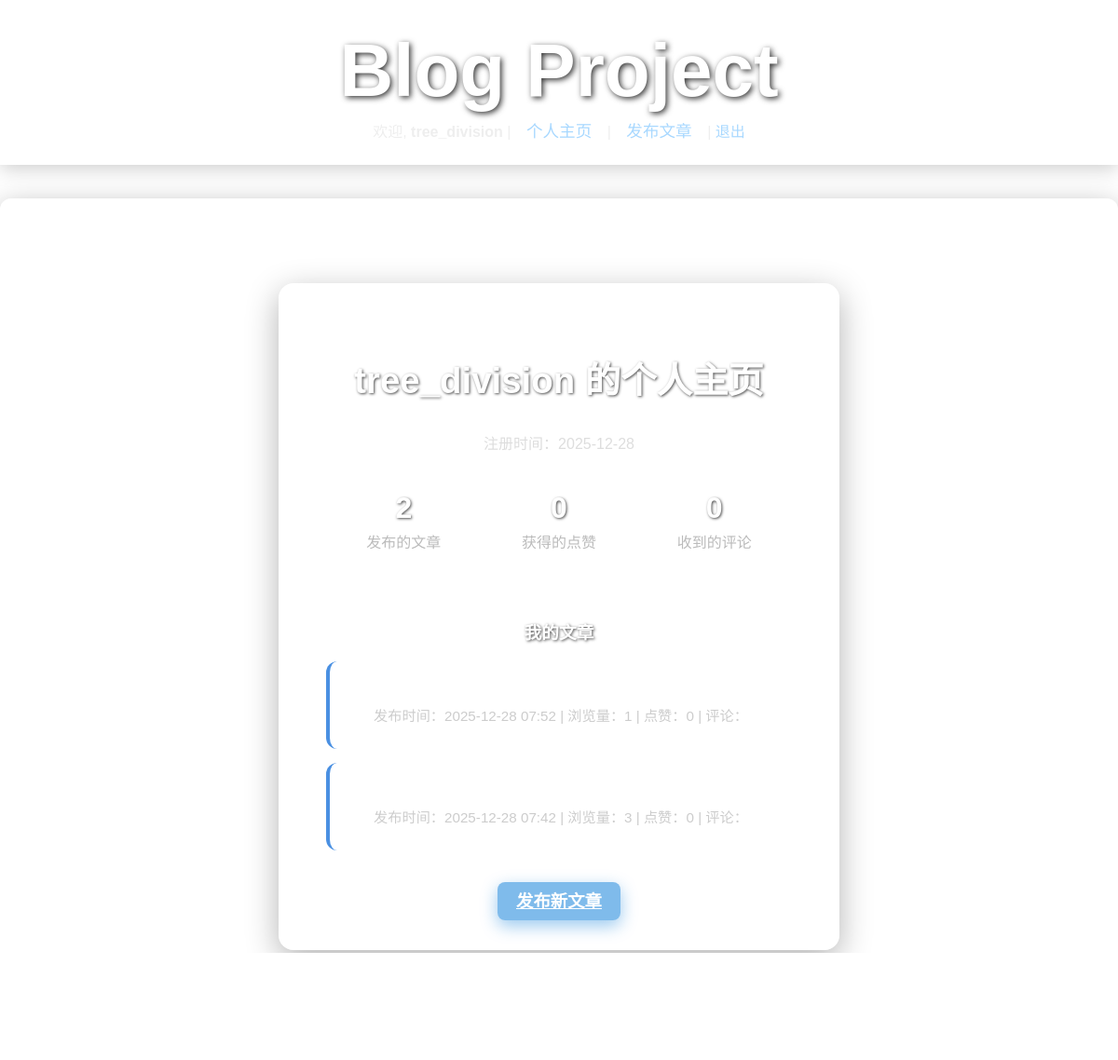
/profile/tree_division/ (signed in), run on an earlier commit of the app's database.
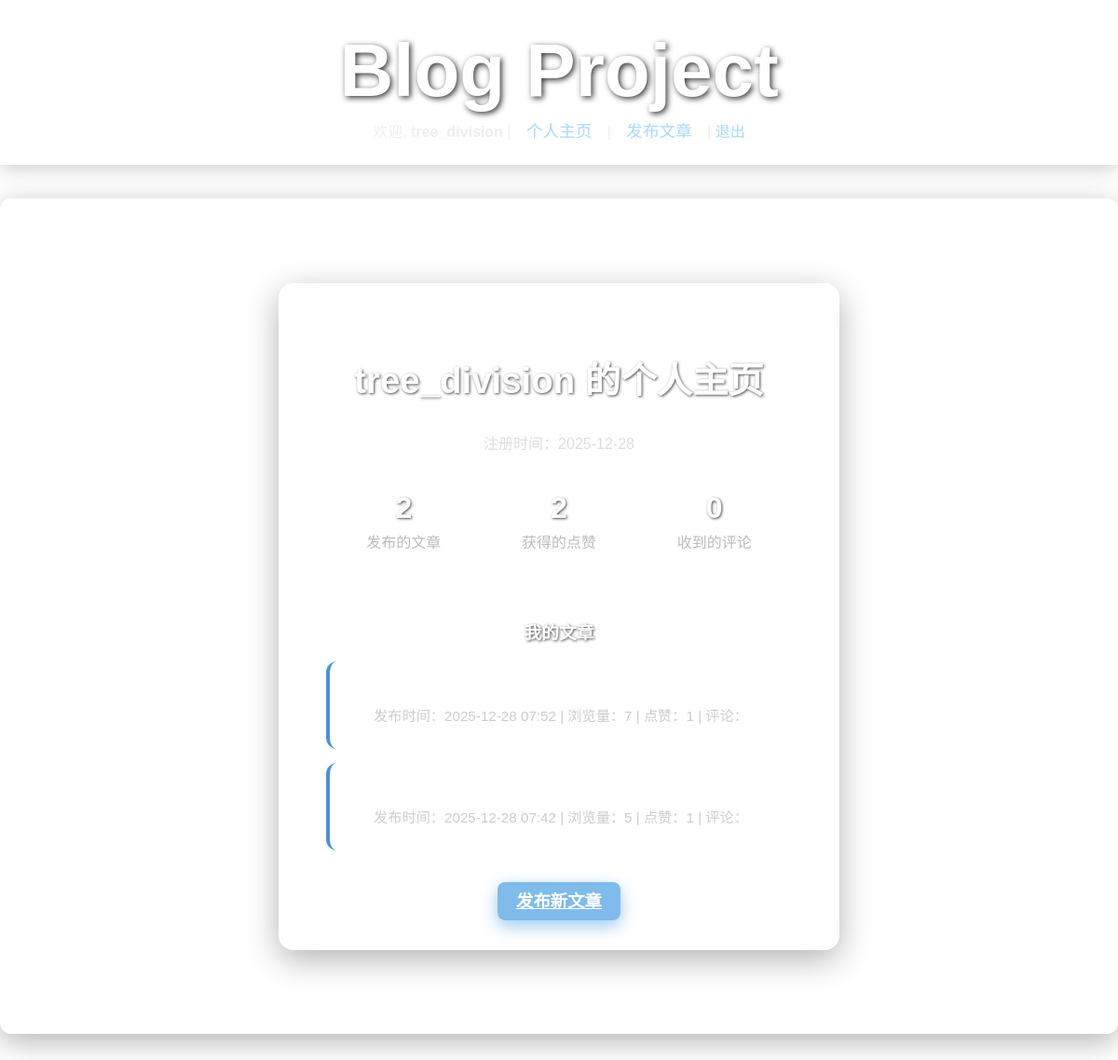
And on a later commit of the database.
### blog/models.py (models this page shows, shortened)
class BlogPost(models.Model):
    title = models.CharField(max_length=200)
    text = models.TextField()
    date_added = models.DateTimeField(auto_now_add=True)
    owner = models.ForeignKey(User, on_delete=models.CASCADE)
    cover_image = models.ImageField(upload_to='covers/', blank=True, null=True)
    views = models.PositiveIntegerField(default=0)
    tags = models.CharField(max_length=200, blank=True)
    likes = models.ManyToManyField(User, related_name='blogpost_likes', blank=True)
    class Meta:
        ordering = ['-date_added']

### blog/views.py (the view)
# urls.py: path('profile/<str:username>/', views.profile, name='profile'),
@login_required
def profile(request, username):
    user = get_object_or_404(User, username=username)
    posts = user.blogpost_set.all()  # 这应该使用 owner 而不是 blogpost_set
    total_posts = posts.count()
    total_likes = sum(post.likes.count() for post in posts)
    total_comments = sum(post.post_comments.count() for post in posts)
    total_views = sum(post.views for post in posts)
    return render(request, 'blog/profile.html', {
        'profile_user': user,
        'posts': posts,
        'total_posts': total_posts,
        'total_likes': total_likes,
        'total_comments': total_comments,
        'total_views': total_views,  # 添加浏览量
    })

### templates/blog/profile.html (shortened to what this page needs)
{% extends "base.html" %}
{% load static %}
{% block content %}
<div class="page-card">
    <h2>{{ profile_user.username }} 的个人主页</h2>
    <div style="text-align: center; margin-bottom: 30px; color: #ddd;">
        <p>注册时间：{{ profile_user.date_joined|date:"Y-m-d" }}</p>
    </div>
    <div style="display: flex; justify-content: space-around; margin: 30px 0; flex-wrap: wrap;">
        <div style="text-align: center; min-width: 120px; margin: 10px;">
            <h3 style="margin: 0; font-size: 2em; color: #fff;">{{ total_posts }}</h3>
            <p style="margin: 5px 0 0; color: #bbb;">发布的文章</p>
        </div>
        <div style="text-align: center; min-width: 120px; margin: 10px;">
            <h3 style="margin: 0; font-size: 2em; color: #fff;">{{ total_likes }}</h3>
            <p style="margin: 5px 0 0; color: #bbb;">获得的点赞</p>
        </div>
        <div style="text-align: center; min-width: 120px; margin: 10px;">
            <h3 style="margin: 0; font-size: 2em; color: #fff;">{{ total_comments }}</h3>
            <p style="margin: 5px 0 0; color: #bbb;">收到的评论</p>
        </div>
    </div>
    <h3 style="border-top: 1px solid rgba(255,255,255,0.2); padding-top: 20px; margin-top: 40px;">
        我的文章
    </h3>
    {% if posts %}
        {% for post in posts %}
        <div style="background: rgba(255,255,255,0.08); margin: 15px 0; padding: 18px; border-radius: 12px; border-left: 4px solid #4a90e2;">
            <h4 style="margin: 0 0 10px 0;">
                <a href="{% url 'blog:post_detail' post.pk %}" style="color: #fff; text-decoration: none;">
                </a>
            </h4>
            <p style="margin: 8px 0; color: #ccc; font-size: 0.95em;">
                发布时间：{{ post.date_added|date:"Y-m-d H:i" }} | 浏览量：{{ post.views }} | 点赞：{{ post.likes.count }} | 评论：{{ post.comments.count }}
            </p>
        </div>
        {% endfor %}
    {% else %}
        <p style="text-align: center; color: #aaa; font-style: italic; margin: 30px 0;">
            还没有发布任何文章～
        </p>
    {% endif %}
    {% if user == profile_user %}
        <div class="form-actions" style="text-align: center; margin-top: 40px;">
            <a href="{% url 'blog:post_new' %}" class="btn-primary">
                发布新文章
            </a>
        </div>
    {% endif %}
</div>
{% endblock %}

What changed in the data, as far as the page shows it:
changed BlogPost (number 1 of 2 on the later page): views "1" → "7"; likes.count "0" → "1"
changed BlogPost (number 2 of 2 on the later page): views "3" → "5"; likes.count "0" → "1"
Also different on the page:
{{ total_likes }}: "0" → "2"
